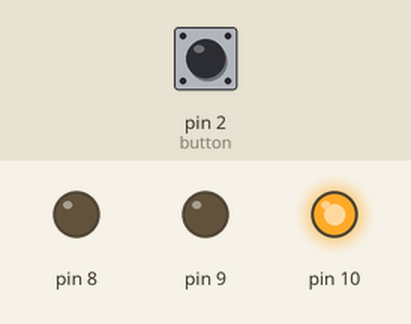
This sketch was run on a simulated Arduino Uno, built with avr-gcc and run on an emulated ATmega328P. On the bench: output pins drawn as LEDs (lit = HIGH). Inputs (shaded band) come from the test bench; at power-on: pin 2 (button) HIGH.

Above: at 1.2 s.
1.3 s: pin 2 (button) pulled LOW for 0.15 s
At 2.3 s:
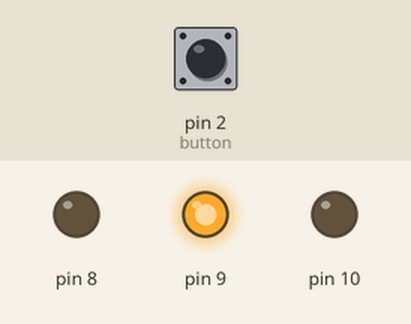
At 3.8 s:
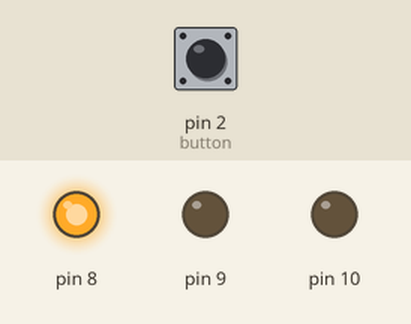
Timing chart, 0 to 9.8 s (numbered marks = the images above; inputs shaded):
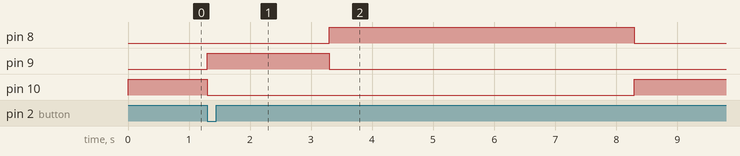

Measured:
- after the input at 1.3 s, pin 8: LOW → HIGH after 2.0 s, → LOW 5.0 s later; pin 9: LOW → HIGH at once, → LOW 2.0 s later; pin 10: HIGH → LOW at once, → HIGH 7.0 s later

The sketch:

traffic_light.ino
```cpp
// C++ code
//
void setup()
{
  pinMode(2, INPUT_PULLUP);
  pinMode(8, OUTPUT);
  pinMode(9, OUTPUT);
  pinMode(10, OUTPUT);
}

void loop()
{
  digitalWrite(10, HIGH);// green on while waiting

  if (digitalRead(2) == LOW)       // button pressed?
  {
    digitalWrite(10, LOW);         // green off
    digitalWrite(9, HIGH);          // yellow on
    delay(2000);                    // 2 seconds

    digitalWrite(9, LOW);          // yellow off
    digitalWrite(8, HIGH);          // red on
    delay(5000);                    // 5 seconds

    digitalWrite(8, LOW);          // red off
    digitalWrite(10, HIGH);       //green on
    delay(5000);                 // 5 seconds
  }
}
 
```
